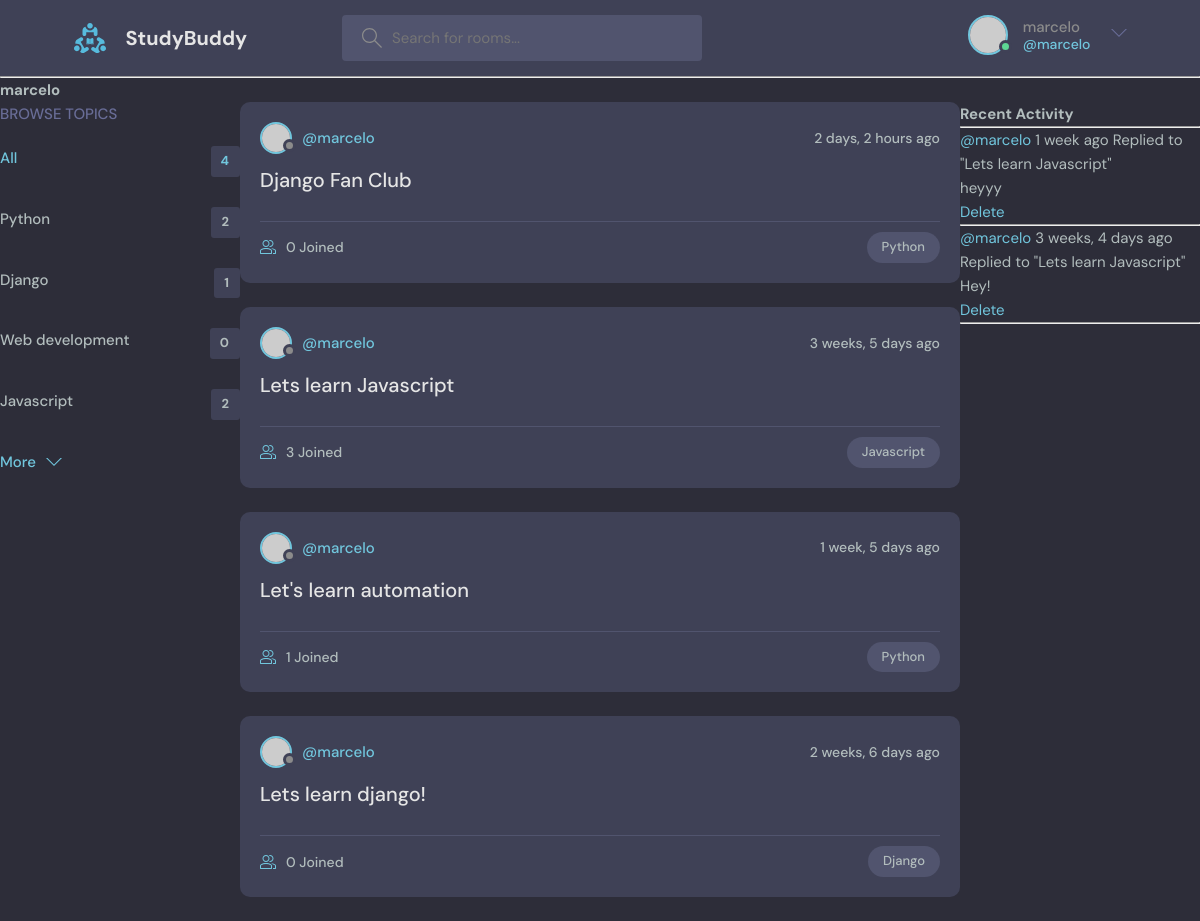
/profile/1/ (signed in), run on the app's committed database.
### base/models.py (models this page shows, shortened)
class Topic(models.Model):
    name = models.CharField(max_length=200)

class Room(models.Model):
    host = models.ForeignKey(User, on_delete=models.SET_NULL, null=True)
    topic = models.ForeignKey(Topic, on_delete=models.SET_NULL, null=True)
    name = models.CharField(max_length=200)
    description = models.TextField(null=True, blank=True)
    participants = models.ManyToManyField(
        User, related_name='participants', blank=True
    )
    updated = models.DateTimeField(auto_now=True)
    created = models.DateTimeField(auto_now_add=True)
    class Meta:
        ordering = ['-updated', '-created']
    def __str__(self):
        return self.name

class Message(models.Model):
    user = models.ForeignKey(User, on_delete=models.CASCADE)
    room = models.ForeignKey(Room, on_delete=models.CASCADE)
    body = models.TextField()
    updated = models.DateTimeField(auto_now=True)
    created = models.DateTimeField(auto_now_add=True)
    class Meta:
        ordering = ['-updated', '-created']
    def __str__(self):
        return self.body[0:50]

### base/views.py (the view)
# urls.py: path('profile/<str:pk>/', views.user_profile, name="user-profile"),
def user_profile(request, pk):
    user = User.objects.get(id=pk)
    rooms = user.room_set.all()
    room_messages = user.message_set.all()
    topics = Topic.objects.all()
    context = {'user': user, 'rooms': rooms, 'room_messages': room_messages, 'topics': topics}
    return render(request, 'base/profile.html', context)

### base/templates/base/profile.html (shortened to what this page needs)
{% extends 'main.html' %}
{% block content %}
    <h1>{{user.username}}</h1>
    <div class="profile-container">
        <div>
            {% include 'base/topics_component.html'%}
        </div>
        <div>
            {% include 'base/feed_component.html'%}
        </div>
        <div>
            {% include 'base/activity_component.html'%}
        </div>
    </div>
{% endblock content %}

### templates/navbar.html (shortened to what this page needs)
    {% load static %}
    <header class="header header--loggedIn">
      <div class="container">
        <a href="{% url 'home' %}" class="header__logo">
          <img src="{% static 'images/logo.svg' %}" />
          <h1>StudyBuddy</h1>
        </a>
        <form class="header__search" method="GET" action="{% url 'home' %}">
          <label>
            <input name="q" placeholder="Search for rooms..." />
          </label>
        </form>
        <nav class="header__menu">
        {% if request.user.is_authenticated %}
          <div class="header__user">
            <a href="profile.html">
              <div class="avatar avatar--medium active">
                <img src="https://randomuser.me/api/portraits/men/37.jpg" />
              </div>
              <p>{{request.user.username}}<span>@{{request.user}}</span></p>
            </a>
            <button class="dropdown-button">
              <svg version="1.1" xmlns="http://www.w3.org/2000/svg" width="32" height="32" viewBox="0 0 32 32">
                <title>chevron-down</title>
                <path d="M16 21l-13-13h-3l16 16 16-16h-3l-13 13z"></path>
              </svg>
            </button>
          </div>
          {% else %}
          <a href="{% url 'login' %}">
            <img src="{% static 'images/avatar.svg' %}" />
            <p>Login</p>
          </a>
          {% endif %}
        </nav>
      </div>
    </header>
<hr>

### base/templates/base/topics_component.html
<div class="topics">
          <div class="topics__header">
            <h2>Browse Topics</h2>
          </div>
          <ul class="topics__list">
            <li>
              <a href="{% url 'home' %}" class="active">All <span>{{topics.count}}</span></a>
            </li>
			{% for topic in topics %}
				<li>
					<a href="{% url 'home' %}?q={{topic.name}}">{{topic.name}}<span>{{topic.room_set.all.count}}</span></a>
				</li>
			{% endfor %}
          </ul>
          <a class="btn btn--link" href="topics.html">
            More
            <svg version="1.1" xmlns="http://www.w3.org/2000/svg" width="32" height="32" viewBox="0 0 32 32">
              <title>chevron-down</title>
              <path d="M16 21l-13-13h-3l16 16 16-16h-3l-13 13z"></path>
            </svg>
          </a>
        </div>

### base/templates/base/feed_component.html (shortened to what this page needs)
{% for room in rooms %}
<div class="roomListRoom">
            <div class="roomListRoom__header">
              <a href="{% url 'user-profile' room.host.id %}" class="roomListRoom__author">
                <div class="avatar avatar--small">
                  <img src="https://randomuser.me/api/portraits/women/11.jpg" />
                </div>
                <span>@{{room.host.username}}</span>
              </a>
              <div class="roomListRoom__actions">
                <span>{{room.created|timesince}} ago</span>
              </div>
            </div>
            <div class="roomListRoom__content">
              <a href="{% url 'room' room.id %}">{{room.name}}</a>
            </div>
            <div class="roomListRoom__meta">
              <a href="{% url 'room' room.id %}" class="roomListRoom__joined">
                {{room.participants.all.count}} Joined
              </a>
              <p class="roomListRoom__topic">{{room.topic.name}}</p>
            </div>
</div>
{% endfor %}

### base/templates/base/activity_component.html
<h3>Recent Activity</h3>
<hr>
{% for message in room_messages %}
	<div>
		<small><a href="{% url 'user-profile' message.user.id %}">@{{message.user}}</a> {{message.created|timesince}} ago</small>
		<small>Replied to "{{message.room}}"</small>
		<p>{{message}}</p>
		{% if request.user == message.user %}
            <a href="{% url 'delete-message' message.id %}">Delete</a>
        {% endif %}
		<hr>
	</div>
{% endfor %}

### base/templates/base/profile.html (style rules this page uses)
.profile-container { display: grid; grid-template-columns: 1fr 3fr 1fr; }

### data on the page
Topic: name "Python", room_set.all.count "2"
Topic: name "Django", room_set.all.count "1"
Topic: name "Web development", room_set.all.count "0"
Topic: name "Javascript", room_set.all.count "2"
Room: host.username "marcelo", created "2 days, 2 hours", name "Django Fan Club", participants.all.count "0", topic.name "Python"
Room: host.username "marcelo", created "3 weeks, 5 days", name "Lets learn Javascript", participants.all.count "3", topic.name "Javascript"
Room: host.username "marcelo", created "1 week, 5 days", name "Let's learn automation", participants.all.count "1", topic.name "Python"
Room: host.username "marcelo", created "2 weeks, 6 days", name "Lets learn django!", participants.all.count "0", topic.name "Django"
Message: user "marcelo", created "1 week", room "Lets learn Javascript", body "heyyy", shows "Delete"
Message: user "marcelo", created "3 weeks, 4 days", room "Lets learn Javascript", body "Hey!", shows "Delete"

### other printed values
{{ request.user.username }} "marcelo"
{{ request.user }} "marcelo"
{{ user.username }} "marcelo"
{{ topics.count }} "4"
